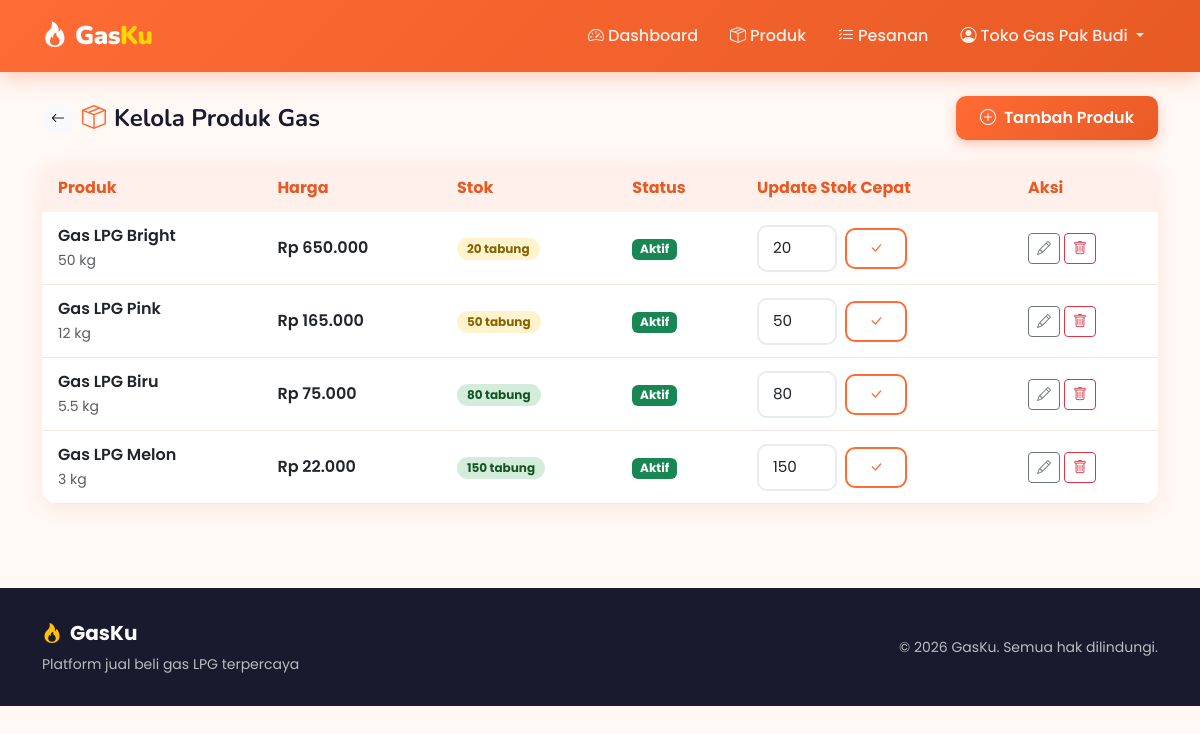
Page /seller/produk.php (signed in) on the committed database.
### tables this page shows
CREATE TABLE produk (
    id INT AUTO_INCREMENT PRIMARY KEY,
    nama_gas VARCHAR(100) NOT NULL,
    ukuran VARCHAR(50) NOT NULL,        
    harga DECIMAL(10,2) NOT NULL,
    stok INT NOT NULL DEFAULT 0,
    deskripsi TEXT,
    gambar VARCHAR(255),
    seller_id INT NOT NULL,
    status ENUM('aktif', 'nonaktif') DEFAULT 'aktif',
    created_at TIMESTAMP DEFAULT CURRENT_TIMESTAMP,
    updated_at TIMESTAMP DEFAULT CURRENT_TIMESTAMP ON UPDATE CURRENT_TIMESTAMP,
    FOREIGN KEY (seller_id) REFERENCES users(id) ON DELETE CASCADE
);

### config/database.php (called while the page is built, shortened)
<?php
function formatRupiah($angka) {
    return 'Rp ' . number_format($angka, 0, ',', '.');
}
?>

### seller/produk.php (the view, shortened to what this page needs)
<?php
require_once '../config/database.php';
$sellerId = $_SESSION['user_id'];
$db = getDB();
$action = $_GET['action'] ?? 'list';
$produkList = $db->query("SELECT * FROM produk WHERE seller_id=$sellerId ORDER BY status DESC, id DESC")->fetch_all(MYSQLI_ASSOC);
include '../includes/header.php';
?>
<div class="container py-4">
    <div class="d-flex flex-wrap justify-content-between align-items-center gap-3 mb-4">
        <div class="d-flex align-items-center gap-2">
            <a href="dashboard.php" class="btn btn-light btn-sm rounded-circle"><i class="bi bi-arrow-left"></i></a>
            <h4 class="fw-bold mb-0" style="font-family:'Nunito',sans-serif">
                <i class="bi bi-box-seam me-2" style="color:var(--primary)"></i>Kelola Produk Gas
            </h4>
        </div>
        <?php if ($action === 'list'): ?>
            <a href="produk.php?action=tambah" class="btn btn-primary-gashu">
                <i class="bi bi-plus-circle me-2"></i>Tambah Produk
            </a>
        <?php else: ?>
            <a href="produk.php" class="btn btn-outline-gashu">
                <i class="bi bi-list me-2"></i>Kembali ke Daftar
            </a>
        <?php endif; ?>
    </div>
    <div class="card-gashu overflow-hidden">
        <div class="table-responsive">
            <table class="table table-gashu mb-0">
                <thead>
                    <tr>
                        <th>Produk</th>
                        <th>Harga</th>
                        <th>Stok</th>
                        <th>Status</th>
                        <th>Update Stok Cepat</th>
                        <th>Aksi</th>
                    </tr>
                </thead>
                <tbody>
                    <?php foreach ($produkList as $pr): ?>
                        <tr>
                            <td>
                                <div class="fw-semibold"><?= htmlspecialchars($pr['nama_gas']) ?></div>
                                <small class="text-muted"><?= htmlspecialchars($pr['ukuran']) ?></small>
                            </td>
                            <td class="fw-semibold"><?= formatRupiah($pr['harga']) ?></td>
                            <td>
                                <span class="badge badge-stock <?= $pr['stok'] > 50 ? 'high' : ($pr['stok'] > 10 ? 'medium' : 'low') ?>">
                                    <?= $pr['stok'] ?> tabung
                                </span>
                            </td>
                            <td>
                                <span class="badge <?= $pr['status'] === 'aktif' ? 'bg-success' : 'bg-secondary' ?>">
                                    <?= ucfirst($pr['status']) ?>
                                </span>
                            </td>
                            <td>
                                <form method="POST" class="d-flex gap-2 align-items-center">
                                    <input type="number" name="stok_baru" class="form-control form-control-sm" style="width:80px"
                                           value="<?= $pr['stok'] ?>" min="0">
                                    <button type="submit" class="btn btn-sm btn-outline-gashu">
                                        <i class="bi bi-check-lg"></i>
                                    </button>
                                </form>
                            </td>
                            <td>
                                <div class="d-flex gap-1">
                                    <a href="produk.php?action=edit&id=<?= $pr['id'] ?>" class="btn btn-sm btn-outline-secondary">
                                        <i class="bi bi-pencil"></i>
                                    </a>
                                    <a href="produk.php?hapus=<?= $pr['id'] ?>"
                                       class="btn btn-sm btn-outline-danger"
                                       onclick="return confirm('Hapus produk ini?')">
                                        <i class="bi bi-trash"></i>
                                    </a>
                                </div>
                            </td>
                        </tr>
                    <?php endforeach; ?>
                </tbody>
            </table>
        </div>
    </div>
</div>
<?php include '../includes/footer.php'; ?>

### includes/header.php (style rules this page uses)
:root { --primary: #FF6B35; --primary-dark: #E85A24; --secondary: #1A1A2E; --accent: #FFD700; --success: #27AE60; --light-bg: #FFF8F5; --card-shadow: 0 4px 20px rgba(255, 107, 53, 0.12); --radius: 16px; }
* { box-sizing: border-box; }
body { font-family: 'Poppins', sans-serif; background-color: var(--light-bg); color: var(--secondary); min-height: 100vh; }
.card-gashu { border: none; border-radius: var(--radius); box-shadow: var(--card-shadow); transition: transform 0.25s, box-shadow 0.25s; overflow: hidden; background: #fff; }
.btn-primary-gashu { background: linear-gradient(135deg, var(--primary) 0%, var(--primary-dark) 100%); border: none; color: #fff; font-weight: 600; border-radius: 10px; padding: 10px 24px; transition: all 0.2s; box-shadow: 0 4px 12px rgba(255, 107, 53, 0.35); }
.btn-outline-gashu { border: 2px solid var(--primary); color: var(--primary); font-weight: 600; border-radius: 10px; padding: 8px 22px; background: transparent; transition: all 0.2s; }
.badge-stock { font-size: 0.75rem; padding: 5px 10px; border-radius: 20px; }
.badge-stock.high { background: #d4edda; color: #155724; }
.badge-stock.medium { background: #fff3cd; color: #856404; }
.form-control, .form-select { border-radius: 10px; border: 2px solid #e9ecef; padding: 10px 14px; font-size: 0.95rem; transition: border-color 0.2s, box-shadow 0.2s; }
.table-gashu th { background: #FFF0EB; color: var(--primary-dark); font-weight: 700; border: none; padding: 12px 16px; }
.table-gashu td { padding: 12px 16px; vertical-align: middle; border-color: #f5e8e4; }

### rows in the picture
produk: nama_gas "Gas LPG Bright", ukuran "50 kg", harga "Rp 650.000", stok "20", status "Aktif", stok_baru "20"
produk: nama_gas "Gas LPG Pink", ukuran "12 kg", harga "Rp 165.000", stok "50", status "Aktif", stok_baru "50"
produk: nama_gas "Gas LPG Biru", ukuran "5.5 kg", harga "Rp 75.000", stok "80", status "Aktif", stok_baru "80"
produk: nama_gas "Gas LPG Melon", ukuran "3 kg", harga "Rp 22.000", stok "150", status "Aktif", stok_baru "150"

### other values in the picture
$_SESSION['nama'] "Toko Gas Pak Budi"
